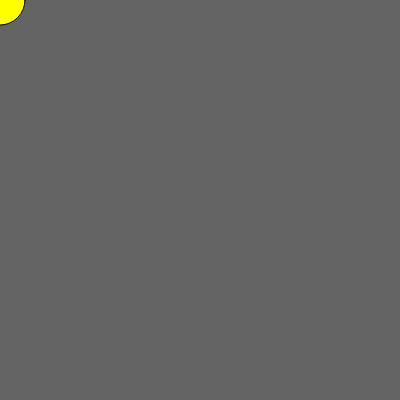
Frame 1 (no input)
Frame 60 (no input): identical to frame 1, image omitted
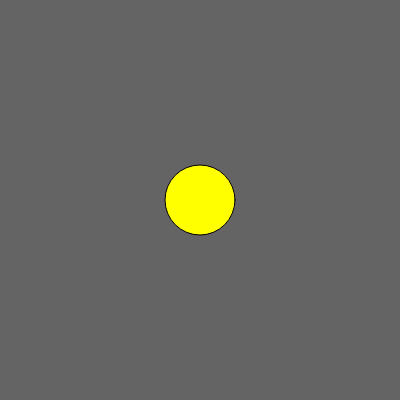
Frame 120 (the mouse pressed at the canvas centre since frame 60)

The p5.js sketch that drew these frames (run headless with seeded random() and noise() and a simulated clock; from frame 60 on, the mouse is pressed at the canvas centre):

// p5.js sketch
// ── sketch.js
let dia = 50;

function setup() {
  createCanvas(400, 400);
}

function draw() {
  background(100);

  // change the diameter based on mouseX
  if (mouseX < 100) {
    dia = 50;
  } else if (mouseX < 200) {
    dia = 100;
  } else if (mouseX < 300) {
    dia = 70;
  } else {
    dia = 150;
  }

  fill(255, 255, 0); // yellow
  ellipse(mouseX, mouseY, dia, dia);
}
